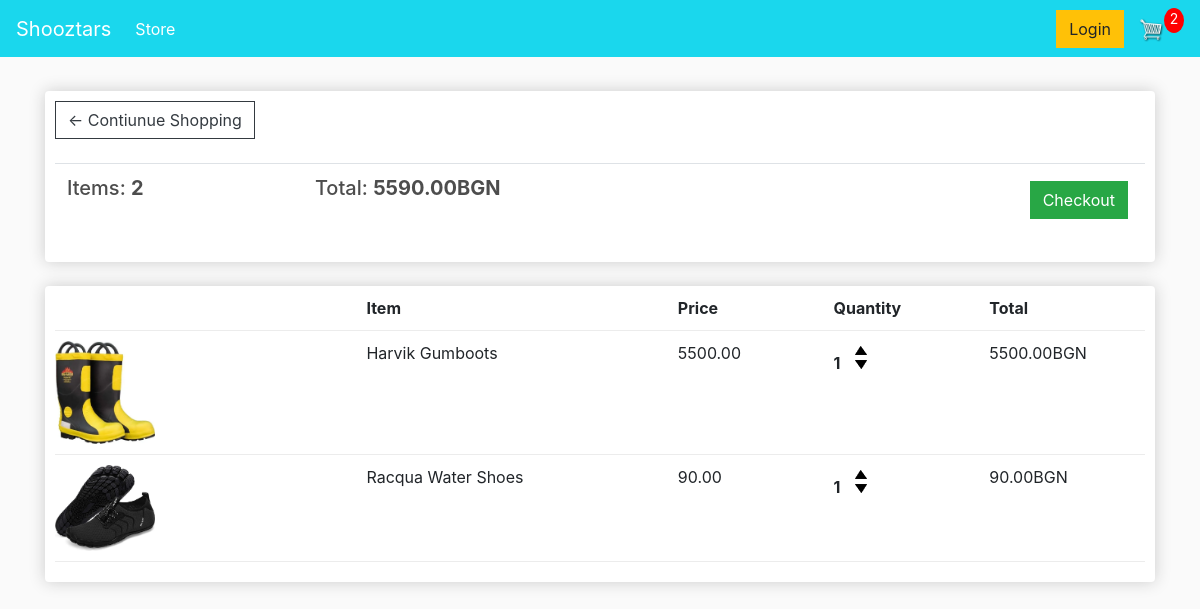
The app's page /cart/ (signed in), older data.
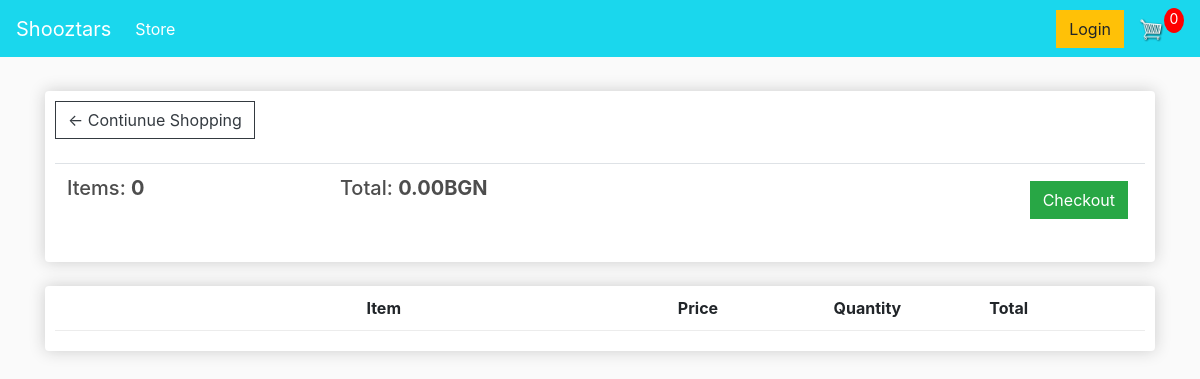
The same page, newer data.
### store/models.py (models this page shows, shortened)
class Order(models.Model):
    customer = models.ForeignKey(Customer, on_delete=models.SET_NULL, null=True, blank=True)
    date_ordered = models.DateTimeField(auto_now_add=True)
    complete = models.BooleanField(default=False)
    transaction_id = models.CharField(max_length=100, null=True)
    @property
    def get_cart_total(self):
        orderitems = self.orderitem_set.all()
        total = sum([item.get_total for  item in orderitems])
        return total
    @property
    def get_cart_items(self):
        orderitems = self.orderitem_set.all()
        total = sum([item.quantity for  item in orderitems])
        return total

class OrderItem(models.Model):
    product = models.ForeignKey(Product, on_delete=models.SET_NULL, null=True)
    order = models.ForeignKey(Order, on_delete=models.SET_NULL, null=True)
    quantity = models.IntegerField(default=0, null=True, blank=True)
    date_added = models.DateTimeField(auto_now_add=True)
    @property
    def get_total(self):
        total = self.product.price * self.quantity
        return total

class Product(models.Model):
    name = models.CharField(max_length=200)
    price = models.DecimalField(max_digits=12, decimal_places=2)
    digital = models.BooleanField(default=False, null=True, blank=True)
    image = models.ImageField(null=True, blank=True)
    @property
    def imageURL(self):
        try:
            url = self.image.url
        except:
            url = ''
        return url

### store/views.py (the view)
# urls.py: path('cart/', views.cart, name = "cart"),
def cart(request):
    data = cartData(request)
    cartItems = data['cartItems']
    order = data['order']
    items = data['items']
    context = {'items':items, 'order':order, 'cartItems': cartItems}
    return render(request, 'store/cart.html', context)

### store/utils.py (called while the page is built)
def cartData(request):
    if request.user.is_authenticated:
        customer = request.user.customer
        order, created = Order.objects.get_or_create(customer=customer, complete=False)
        items =  order.orderitem_set.all()
        cartItems = order.get_cart_items
    else:
        cookieData = cookieCart(request)
        cartItems = cookieData['cartItems']
        order = cookieData['order']
        items = cookieData['items']
    return{'cartItems':cartItems, 'order':order, 'items':items}

### store/templates/store/cart.html
{% extends 'store/main.html'%}
{% load static %}
{% block content%}
    <div class="row">
        <div class="col-lg-12">
            <div class="box-element">
                <a class="btn btn-outline-dark" href="{% url 'store'%}">&#x2190; Contiunue Shopping</a>
                <br>
                <br>
                <table class="table">
                    <tr>
                        <th><h5>Items: <strong>{{order.get_cart_items}}</strong></h5></th>
                        <th><h5>Total: <strong>{{order.get_cart_total|floatformat:2}}BGN</strong></h5></th>
                        <th>
                            <a style="float: right; margin: 5px" class="btn btn-success" href="{% url 'checkout'%}">Checkout</a>
                        </th>
                    </tr>
                </table>
            </div>
            <br>
            <div class="box-element">
                <div class="cart-row">
                    <div style="flex:2"></div>
                    <div style="flex:2"><strong>Item</strong></div>
                    <div style="flex:1"><strong>Price</strong></div>
                    <div style="flex:1"><strong>Quantity</strong></div>
                    <div style="flex:1"><strong>Total</strong></div>
                </div>
                {% for item in items %}
                <div class="cart-row">
                    <div style="flex:2"><img class="row-image" src="{{item.product.imageURL}}"></div>
                    <div style="flex:2">{{item.product.name}}</div>
                    <div style="flex:1">{{item.product.price|floatformat:2}}</div>
                        <div style="flex:1">
                            <p class="quantity">{{item.quantity}}</p>
                            <div class="quantity">
                                <img data-product={{item.product.id}} data-action="add" class="chg-quantity update-cart" src="{% static 'images/arrow-up.png'%}">
                                <img data-product={{item.product.id}} data-action="remove" class="chg-quantity update-cart" src="{% static 'images/arrow-down.png'%}">
                            </div>
                        </div>
                    <div style="flex:1"><p>{{item.get_total|floatformat:2}}BGN</p></div>
                </div>
                {% endfor %}
            </div>
        </div>
    </div>
{% endblock content %}

Row changes from the older to the newer data that the page shows:
no longer on this page (row edited): Order: get_cart_items "2", get_cart_total "5590.00"
no longer on this page (row unchanged): OrderItem: product.imageURL (picture), product.name "Harvik Gumboots", product.price "5500.00", quantity "1", get_total "5500.00"
no longer on this page (row unchanged): OrderItem: product.imageURL (picture), product.name "Racqua Water Shoes", product.price "90.00", quantity "1", get_total "90.00"
added Order: get_cart_items "0", get_cart_total "0.00"
Text that changed along with them:
{{ cartItems }}: "2" → "0"
